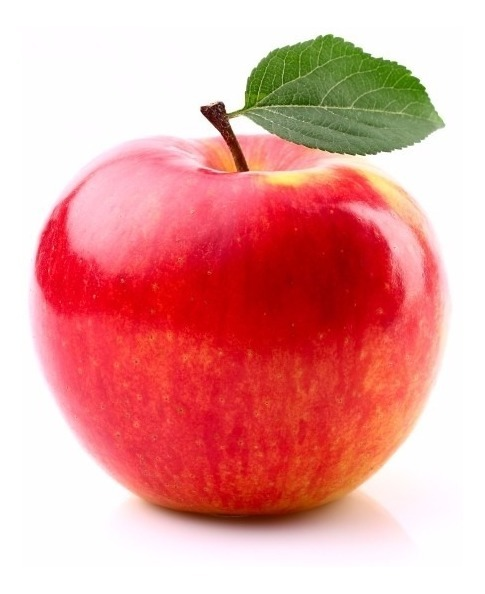
#> input picture Sesion-08/Reto-02/manzana.jpg, 485 x 594 px
$ jupyter execute Reto02.ipynb
#> lines starting #> are read from the running program, lines starting #| are printed output that depends on the picture; after the words box and inside, x2 and y2 are one past the last pixel; in counts of white or black regions, pixels touching at a corner belong together
# Reto 02:
En este reto deberás utilizar la conversión a escala de grises y binarización para construir una función que recorte una manzana de un fondo blanco. Para ello, deberás probar que valor de umbral recorta mejor la manzana: Un valor de umbral muy pequeño cortará mal la manzana, y un valor de umbral muy grande no cortará nada.

Una vez obtenida la imagen binarizada que abarque toda la manzana, deberás usar el binario para que toda el área en blanco se vuelva negro, y toda el area en negro tome los pixeles de la manzana, para eso utiliza:

    patronBinario = np.where(imgBinarizada > 0, 0, 1)
    imgRecortada_rojo = np.multiply(imgOriginal[:,:,0],patronBinario)

Finalmente, une los tres canales con:

    imgRecortada = np.dstack((imgRecortada_rojo, imgRecortada_verde, imgRecortada_azul))

[cell 1]
import cv2
import numpy as np
from matplotlib import pyplot as plt

imageOpenCV = cv2.imread("manzana.jpg", cv2.IMREAD_COLOR)
#> imageOpenCV is the input picture: shape (594, 485, 3); mean B, G, R 157.6, 160.6, 231.3
imagenManzana = cv2.cvtColor(imageOpenCV, cv2.COLOR_BGR2RGB)
plt.figure(figsize=(7,7))
plt.imshow(imagenManzana)
plt.show()

[cell 2]
def convertirAGrayScale(imagen):
    imagenGris = np.sum(imagen, axis = 2) / 3
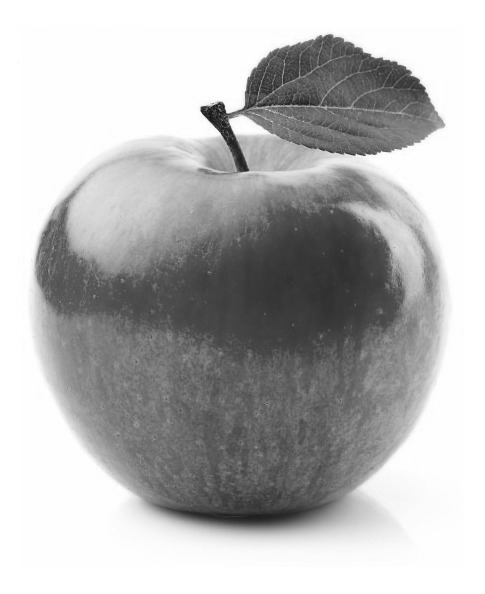
#> imagenGris: shape (594, 485) float64; min 17.33, max 255, mean 183.1
    return imagenGris

def binarizar(imagenGris, threshold):
#> called with threshold = 240
    imgBinaria = np.where(imagenGris > threshold, 255, 0)
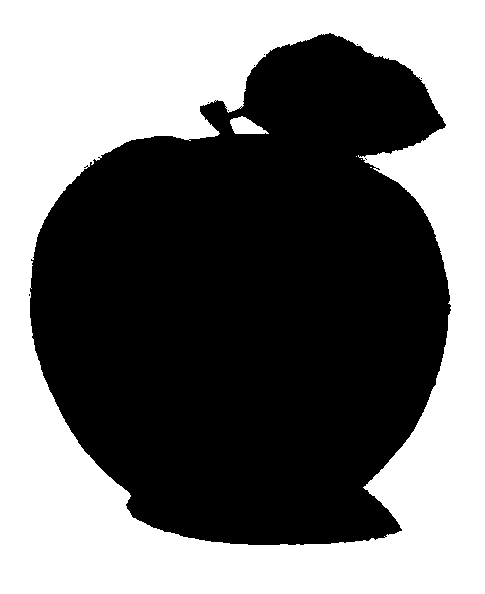
#> imgBinaria: shape (594, 485) int64; 45.4% white; 5 white regions (3 under 20 px), largest, box (x1, y1, x2, y2) and area: (0, 0, 485, 594) 130360, (230, 116, 269, 134) 436
    return imgBinaria

imagenManzana_gris = convertirAGrayScale(imagenManzana)
imagenManzana_bin = binarizar(imagenManzana_gris, 240)

plt.figure(figsize=(7,7))
plt.imshow(imagenManzana_bin, cmap=plt.cm.gray)
plt.show()

[cell 3]
def recortar(imgOriginal, imgBinarizada):
    patronBinario = np.where(imgBinarizada > 0, 0, 1)
    imgRecortada_rojo = np.multiply(imgOriginal[:,:,0],patronBinario)
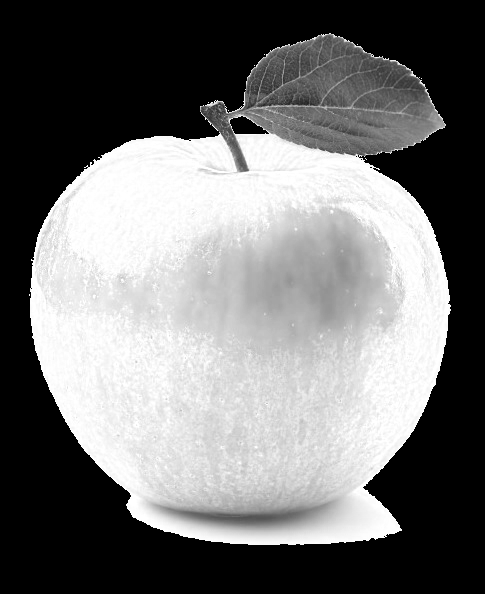
#> imgRecortada_rojo: shape (594, 485) int64; min 0, max 255, mean 115.7
    imgRecortada_verde = np.multiply(imgOriginal[:,:,1],patronBinario)
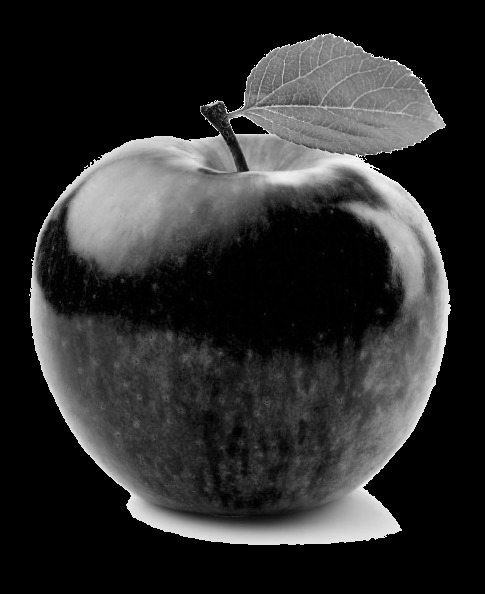
#> imgRecortada_verde: shape (594, 485) int64; min 0, max 255, mean 45.6
    imgRecortada_azul = np.multiply(imgOriginal[:,:,2],patronBinario)
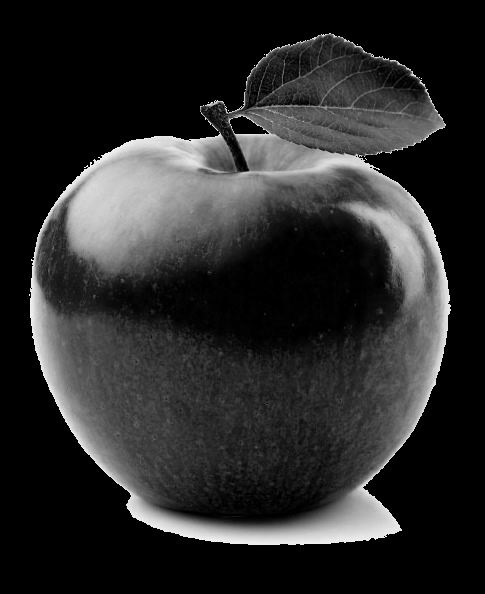
#> imgRecortada_azul: shape (594, 485) int64; min 0, max 242, mean 42.4
    imgRecortada = np.dstack((imgRecortada_rojo, imgRecortada_verde, imgRecortada_azul))
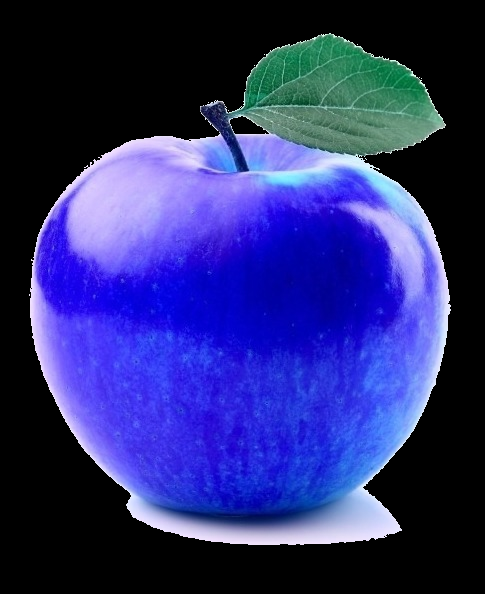
#> imgRecortada: shape (594, 485, 3) int64; mean of channels 0, 1, 2 115.7, 45.6, 42.4; drawn as B, G, R
    return imgRecortada

manzana_recortada = recortar(imagenManzana, imagenManzana_bin)

plt.figure(figsize=(7,7))
plt.imshow(manzana_recortada)
plt.show()
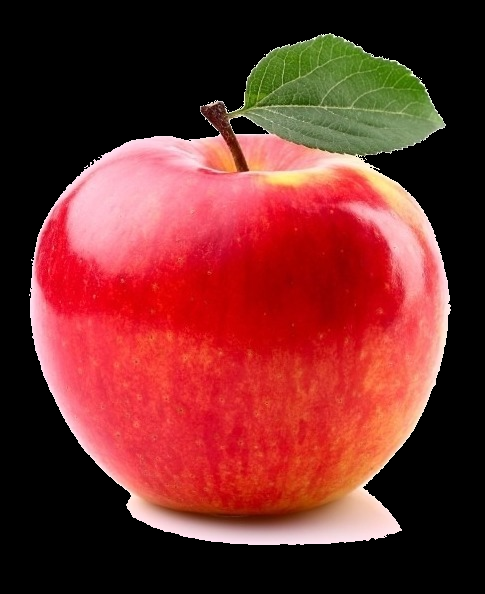
#> shown: shape (594, 485, 3); mean R, G, B 115.7, 45.6, 42.4
